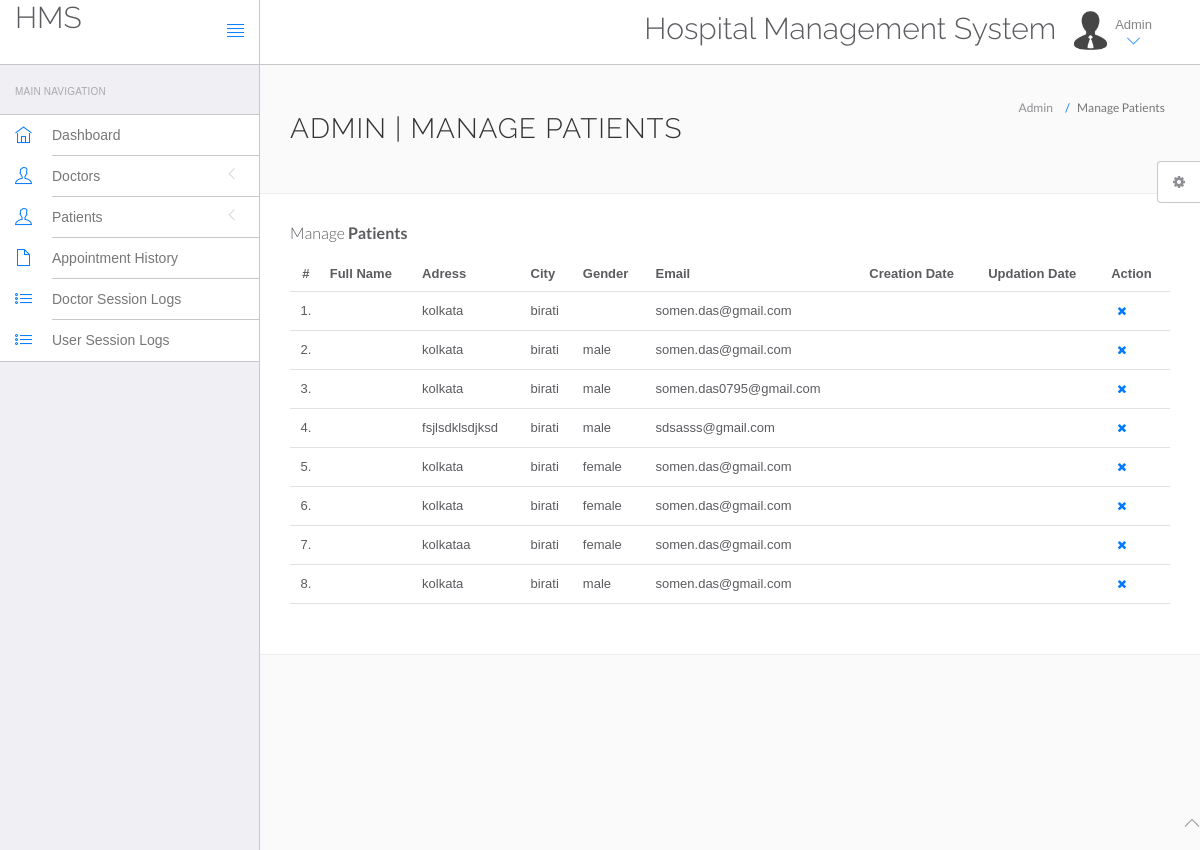
Page /hospital/hms/admin/manage-users.php (signed in) on the committed database.
### tables this page shows
CREATE TABLE IF NOT EXISTS `users` (
  `id` int(11) NOT NULL AUTO_INCREMENT,
  `fullname` varchar(255) NOT NULL,
  `address` varchar(255) NOT NULL,
  `city` varchar(255) NOT NULL,
  `gender` varchar(255) NOT NULL,
  `email` varchar(255) NOT NULL,
  `password` varchar(255) NOT NULL,
  PRIMARY KEY (`id`)
);

### hospital/hms/admin/manage-users.php (the view, shortened to what this page needs)
<?php
include('include/config.php');
?>
<!DOCTYPE html>
<html lang="en">
	<head>
		<link rel="stylesheet" href="vendor/bootstrap/css/bootstrap.min.css">
		<link rel="stylesheet" href="vendor/fontawesome/css/font-awesome.min.css">
		<link rel="stylesheet" href="vendor/themify-icons/themify-icons.min.css">
		<link href="vendor/animate.css/animate.min.css" rel="stylesheet" media="screen">
		<link href="vendor/perfect-scrollbar/perfect-scrollbar.min.css" rel="stylesheet" media="screen">
		<link href="vendor/switchery/switchery.min.css" rel="stylesheet" media="screen">
		<link href="vendor/bootstrap-touchspin/jquery.bootstrap-touchspin.min.css" rel="stylesheet" media="screen">
		<link href="vendor/select2/select2.min.css" rel="stylesheet" media="screen">
		<link href="vendor/bootstrap-datepicker/bootstrap-datepicker3.standalone.min.css" rel="stylesheet" media="screen">
		<link href="vendor/bootstrap-timepicker/bootstrap-timepicker.min.css" rel="stylesheet" media="screen">
		<link rel="stylesheet" href="assets/css/styles.css">
		<link rel="stylesheet" href="assets/css/plugins.css">
		<link rel="stylesheet" href="assets/css/themes/theme-1.css" id="skin_color" />
	</head>
	<body>
		<div id="app">
<?php include('include/sidebar.php');?>
			<div class="app-content">
						<?php include('include/header.php');?>
				<div class="main-content" >
					<div class="wrap-content container" id="container">
						<section id="page-title">
							<div class="row">
								<div class="col-sm-8">
									<h1 class="mainTitle">Admin | Manage Patients</h1>
																	</div>
								<ol class="breadcrumb">
									<li>
										<span>Admin</span>
									</li>
									<li class="active">
										<span>Manage Patients</span>
									</li>
								</ol>
							</div>
						</section>
						<div class="container-fluid container-fullw bg-white">
									<div class="row">
								<div class="col-md-12">
									<h5 class="over-title margin-bottom-15">Manage <span class="text-bold">Patients</span></h5>
									<table class="table table-hover" id="sample-table-1">
										<thead>
											<tr>
												<th class="center">#</th>
												<th>Full Name</th>
												<th class="hidden-xs">Adress</th>
												<th>City</th>
												<th>Gender </th>
												<th>Email </th>
												<th>Creation Date </th>
												<th>Updation Date </th>
												<th>Action</th>
											</tr>
										</thead>
										<tbody>
<?php
$sql=mysqli_query($con,"select * from users");
$cnt=1;
while($row=mysqli_fetch_array($sql))
{
?>
											<tr>
												<td class="center"><?php echo $cnt;?>.</td>
												<td class="hidden-xs"><?php echo $row['fullName'];?></td>
												<td><?php echo $row['address'];?></td>
												<td><?php echo $row['city'];?>
												</td>
												<td><?php echo $row['gender'];?></td>
												<td><?php echo $row['email'];?></td>
												<td><?php echo $row['regDate'];?></td>
												<td><?php echo $row['updationDate'];?>
												</td>
												<td >
												<div class="visible-md visible-lg hidden-sm hidden-xs">
	<a href="manage-users.php?id=<?php echo $row['id']?>&del=delete" onClick="return confirm('Are you sure you want to delete?')"class="btn btn-transparent btn-xs tooltips" tooltip-placement="top" tooltip="Remove"><i class="fa fa-times fa fa-white"></i></a>
												</div>
												</td>
											</tr>
											<?php
$cnt=$cnt+1;
											 }?>
										</tbody>
									</table>
								</div>
							</div>
								</div>
							</div>
						</div>
					</div>
				</div>
	<?php include('include/footer.php');?>
	<?php include('include/setting.php');?>
	</body>
</html>

### hospital/hms/admin/assets/css/themes/theme-1.css (style rules this page uses)
body { background: #FAFAFA; }

### rows in the picture
users: address "kolkata", city "birati", email "somen.das@gmail.com"
users: address "kolkata", city "birati", gender "male", email "somen.das@gmail.com"
users: address "kolkata", city "birati", gender "male", email "somen.das0795@gmail.com"
users: address "fsjlsdklsdjksd", city "birati", gender "male", email "sdsasss@gmail.com"
users: address "kolkata", city "birati", gender "female", email "somen.das@gmail.com"
users: address "kolkata", city "birati", gender "female", email "somen.das@gmail.com"
users: address "kolkataa", city "birati", gender "female", email "somen.das@gmail.com"
users: address "kolkata", city "birati", gender "male", email "somen.das@gmail.com"
